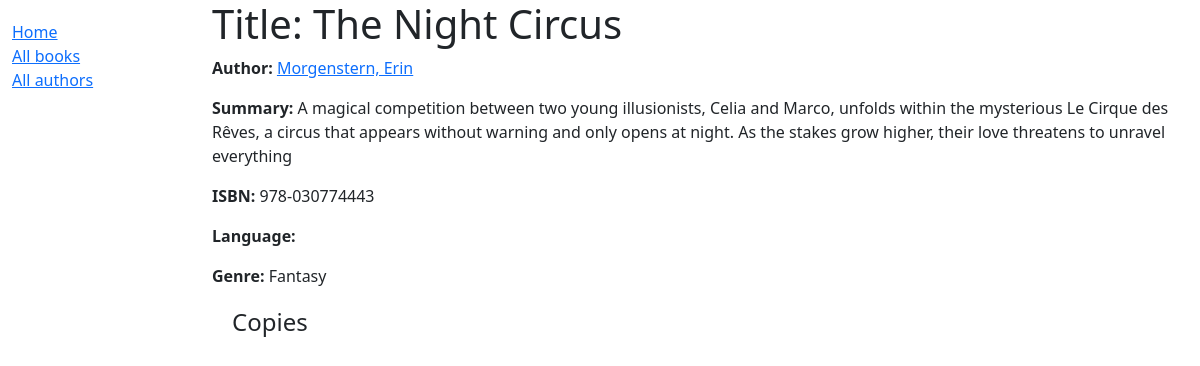
/catalog/book/1, run on the app's committed database.
### catalog/models.py (models this page shows, shortened)
class Book(models.Model):
    title = models.CharField(max_length=200)
    author = models.ForeignKey('Author', on_delete=models.RESTRICT, null=True)
    summary = models.TextField(
        max_length=1000, help_text="Enter a brief description of the book")
    isbn = models.CharField('ISBN', max_length=13,
                            unique=True,
                            help_text='13 Character <a href="https://www.isbn-international.org/content/what-isbn'
                                      '">ISBN number</a>')
    genre = models.ManyToManyField(
        Genre, help_text="Select a genre for this book")

class Author(models.Model):
    first_name = models.CharField(max_length=100)
    last_name = models.CharField(max_length=100)
    date_of_birth = models.DateField(null=True, blank=True)
    date_of_death = models.DateField('Died', null=True, blank=True)
    class Meta:
        ordering = ['last_name', 'first_name']
    def __str__(self):
        return f'{self.last_name}, {self.first_name}'

class Genre(models.Model):
    name = models.CharField(
        max_length=200,
        unique=True,
        help_text="Enter a book genre (e.g. Science Fiction, French Poetry etc.)"
    )
    def __str__(self):
        return self.name
    class Meta:
        constraints = [
            UniqueConstraint(
                Lower('name'),
                name='genre_name_case_insensitive_unique',
                violation_error_message = "Genre already exists (case insensitive match)"
            ),
        ]

### catalog/views.py (the view)
# urls.py: path('book/<int:pk>', views.BookDetailView.as_view(), name='book-detail'),
class BookDetailView(generic.DetailView):
    model = Book

### catalog/templates/catalog/book_detail.html (shortened to what this page needs)
{% extends "base_generic.html" %}
{% block content %}
  <h1>Title: {{ book.title }}</h1>
  <p><strong>Author:</strong> <a href="">{{ book.author }}</a></p>
  <p><strong>Summary:</strong> {{ book.summary }}</p>
  <p><strong>ISBN:</strong> {{ book.isbn }}</p>
  <p><strong>Language:</strong> {{ book.language }}</p>
  <p><strong>Genre:</strong> {{ book.genre.all|join:", " }}</p>
  <div style="margin-left:20px;margin-top:20px">
    <h4>Copies</h4>
  </div>
{% endblock %}

### catalog/templates/base_generic.html (shortened to what this page needs)
<!doctype html>
<html lang="en">
  <head>
    <link href="https://cdn.jsdelivr.net/npm/bootstrap@5.3.3/dist/css/bootstrap.min.css"
      rel="stylesheet"
>
    {% load static %}
    <link rel="stylesheet" href="{% static 'css/styles.css' %}" />
  </head>
  <body>
    <div class="container-fluid">
      <div class="row">
        <div class="col-sm-2">
          {% block sidebar %}
            <ul class="sidebar-nav">
              <li><a href="{% url 'index' %}">Home</a></li>
              <li><a href="{% url 'books' %}">All books</a></li>
              <li><a href="">All authors</a></li>
            </ul>
          {% endblock %}
        </div>
        <div class="col-sm-10 ">{% block content %}{% endblock %}</div>
      </div>
    </div>
  </body>
</html>

### catalog/static/styles.css (style rules this page uses)
.sidebar-nav { margin-top: 20px; padding: 0; list-style: none; }

### data on the page
Book: author "Morgenstern, Erin", summary "A magical competition between two young illusionists, Celia and Marco, unfolds within the mysterious Le Cirque des Rêves, a circus that appears without warning and only opens at night. As the stakes grow higher, their love threatens to unravel everything", isbn "978-030774443", genre.all "Fantasy"
